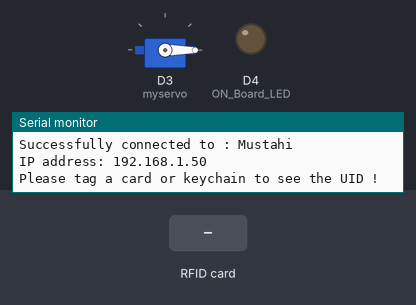
Bench run of a sketch on a simulated ESP8266 (NodeMCU). Parts: servo, output pins drawn as LEDs (lit = HIGH), the last lines printed to the serial monitor. Dashed ring = blinking. Inputs (shaded band) come from the test bench. WiFi joins after 1.5 s; servers stay silent unless stated.

Above: at 4.7 s.
4.8 s: RFID card 5E 7A 19 C4 held to the reader
At 4.94 s:
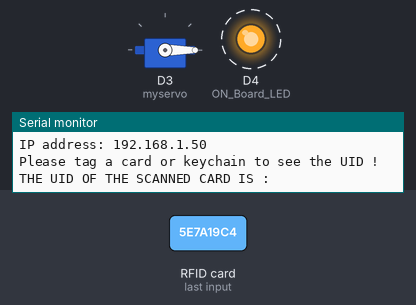
At 6.2 s:
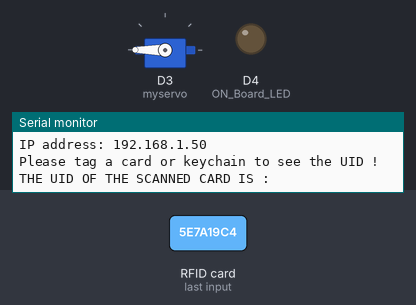
Timing chart, 0 to 12.3 s (numbered marks = the images above; inputs shaded):
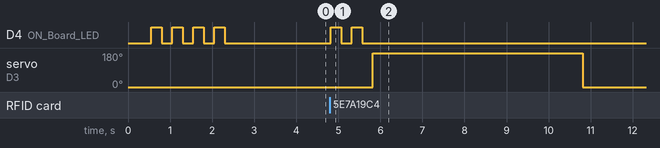

Measured:
- after the input at 4.8 s, D4 (ON_Board_LED): alternates HIGH for 0.25 s and LOW for 0.25 s, 4 changes in all, then stays LOW, starting at once; servo on D3 (myservo): 0° → 180° after 1.0 s, → 0° 5.0 s later

The sketch:

sketch_aug11a.ino
```cpp
/*
# # # # # # # # # # # # # # # # # # # # # # # # # # # # # # # # # # # #
# RFID MFRC522 / RC522 Library : https://github.com/miguelbalboa/rfid #
#                                                                     #
#                 Installation :                                      #
# NodeMCU ESP8266/ESP12E    RFID MFRC522 / RC522                      #
#         D2       <---------->   SDA/SS                              #
#         D5       <---------->   SCK                                 #
#         D7       <---------->   MOSI                                #
#         D6       <---------->   MISO                                #
#         GND      <---------->   GND                                 #
#         D1       <---------->   RST                                 #
#         3V/3V3   <---------->   3.3V                                #
# # # # # # # # # # # # # # # # # # # # # # # # # # # # # # # # # # # #

# # # # # # # # # # # # # # # # # # # # # # # # # # # # # # # # # # # # # # # # # # # # # # # # # # # # # # # # # # # # # # # # # # # # # # #
# If you are in a good mood, please subscriber Uteh Str YouTube Channel : https://www.youtube.com/channel/UCk8rZ8lhAH4H-75tQ7Ljc1A :) :) :) #
# # # # # # # # # # # # # # # # # # # # # # # # # # # # # # # # # # # # # # # # # # # # # # # # # # # # # # # # # # # # # # # # # # # # # # #
*/

//----------------------------------------Include the NodeMCU ESP8266 Library---------------------------------------------------------------------------------------------------------------//
//----------------------------------------see here: https://www.youtube.com/watch?v=8jMr94B8iN0 to add NodeMCU ESP8266 library and board
#include <ESP8266WebServer.h>
#include <ESP8266HTTPClient.h>
#include <Servo.h>
//------------------------------------------------------------------------------------------------------------------------------------------------------------------------------------------//

//----------------------------------------Include the SPI and MFRC522 libraries-------------------------------------------------------------------------------------------------------------//
//----------------------------------------Download the MFRC522 / RC522 library here: https://github.com/miguelbalboa/rfid
#include <SPI.h>
#include <MFRC522.h>
#include <WiFiClient.h>

WiFiClient wifiClient;
//------------------------------------------------------------------------------------------------------------------------------------------------------------------------------------------//

#define SS_PIN D2  //--> SDA / SS is connected to pinout D2
#define RST_PIN D1  //--> RST is connected to pinout D1
MFRC522 mfrc522(SS_PIN, RST_PIN);  //--> Create MFRC522 instance.

#define ON_Board_LED 2  //--> Defining an On Board LED, used for indicators when the process of connecting to a wifi router

//----------------------------------------SSID and Password of your WiFi router-------------------------------------------------------------------------------------------------------------//
const char* ssid = "Mustahi";
const char* password = "Mustahirahman";
//------------------------------------------------------------------------------------------------------------------------------------------------------------------------------------------//

ESP8266WebServer server(80);  //--> Server on port 80

int readsuccess;
byte readcard[4];
char str[32] = "";
String StrUID;
Servo myservo;
//-----------------------------------------------------------------------------------------------SETUP--------------------------------------------------------------------------------------//
void setup() {
  Serial.begin(115200); //--> Initialize serial communications with the PC
  SPI.begin();      //--> Init SPI bus
  mfrc522.PCD_Init(); //--> Init MFRC522 card

  delay(500);

  WiFi.begin(ssid, password); //--> Connect to your WiFi router
  Serial.println("");

  pinMode(ON_Board_LED,OUTPUT);
  // digitalWrite(ON_Board_LED, HIGH); //--> Turn off Led On Board

  //----------------------------------------Wait for connection
  Serial.print("Connecting");
  while (WiFi.status() != WL_CONNECTED) {
    Serial.print(".");
    //----------------------------------------Make the On Board Flashing LED on the process of connecting to the wifi router.
    digitalWrite(ON_Board_LED, HIGH);
    delay(250);
    digitalWrite(ON_Board_LED, LOW);
    delay(250);
    digitalWrite(ON_Board_LED, HIGH);
    delay(250);
    digitalWrite(ON_Board_LED, LOW);
    delay(250);
  }
  // digitalWrite(ON_Board_LED, HIGH); //--> Turn off the On Board LED when it is connected to the wifi router.
  //----------------------------------------If successfully connected to the wifi router, the IP Address that will be visited is displayed in the serial monitor
  Serial.println("");
  Serial.print("Successfully connected to : ");
  Serial.println(ssid);
  Serial.print("IP address: ");
  Serial.println(WiFi.localIP());

  Serial.println("Please tag a card or keychain to see the UID !");
  Serial.println("");
  myservo.attach(D3);  // Attach the servo to pin D1 on NodeMCU
  myservo.write(0);    // Initialize the servo to its starting position
  delay(1000);
}
//------------------------------------------------------------------------------------------------------------------------------------------------------------------------------------------//

//-----------------------------------------------------------------------------------------------LOOP---------------------------------------------------------------------------------------//
void loop() {
  // put your main code here, to run repeatedly
  readsuccess = getid();

  if(readsuccess) {
    digitalWrite(ON_Board_LED, HIGH);
    delay(250);
    digitalWrite(ON_Board_LED, LOW);
    delay(250);
    digitalWrite(ON_Board_LED, HIGH);
    delay(250);
    digitalWrite(ON_Board_LED, LOW);
    delay(250);
    myservo.write(180);   // Rotate the servo to 90 degrees
    delay(5000);         // Wait for 5 seconds
    myservo.write(0);    // Rotate the servo back to 0 degrees
    delay(5000);

    HTTPClient http;    //Declare object of class HTTPClient

    String UIDresultSend, postData;
    UIDresultSend = StrUID;

    //Post Data
    postData = "UIDresult=" + UIDresultSend;

    http.begin(wifiClient, "http://192.168.0.107/NodeMCU_RC522_Mysql/getUID.php");  //Specify request destination
    http.addHeader("Content-Type", "application/x-www-form-urlencoded"); //Specify content-type header

    int httpCode = http.POST(postData);   //Send the request
    String payload = http.getString();    //Get the response payload

    Serial.println(UIDresultSend);
    Serial.println(httpCode);   //Print HTTP return code
    Serial.println(payload);    //Print request response payload

    http.end();  //Close connection
    delay(1000);

  }
}
//------------------------------------------------------------------------------------------------------------------------------------------------------------------------------------------//

//----------------------------------------Procedure for reading and obtaining a UID from a card or keychain---------------------------------------------------------------------------------//
int getid() {
  if(!mfrc522.PICC_IsNewCardPresent()) {
    return 0;
  }
  if(!mfrc522.PICC_ReadCardSerial()) {
    return 0;
  }


  Serial.print("THE UID OF THE SCANNED CARD IS : ");

  for(int i=0;i<4;i++){
    readcard[i]=mfrc522.uid.uidByte[i]; //storing the UID of the tag in readcard
    array_to_string(readcard, 4, str);
    StrUID = str;
  }
  mfrc522.PICC_HaltA();
  return 1;
}
//------------------------------------------------------------------------------------------------------------------------------------------------------------------------------------------//

//----------------------------------------Procedure to change the result of reading an array UID into a string------------------------------------------------------------------------------//
void array_to_string(byte array[], unsigned int len, char buffer[]) {
    for (unsigned int i = 0; i < len; i++)
    {
        byte nib1 = (array[i] >> 4) & 0x0F;
        byte nib2 = (array[i] >> 0) & 0x0F;
        buffer[i*2+0] = nib1  < 0xA ? '0' + nib1  : 'A' + nib1  - 0xA;
        buffer[i*2+1] = nib2  < 0xA ? '0' + nib2  : 'A' + nib2  - 0xA;
    }
    buffer[len*2] = '\0';
}
//------------------------------------------------------------------------------------------------------------------------------------------------------------------------------------------//
```
